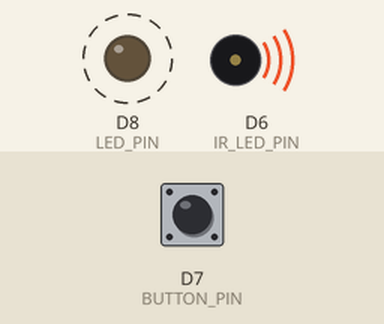
Bench run of a sketch on a simulated ESP8266 (NodeMCU). On the bench: output pins drawn as LEDs (lit = HIGH), buzzer (waves = sounding). Dashed ring = blinking. Inputs (shaded band) come from the test bench; at power-on: D7 (BUTTON_PIN) HIGH. What the sketch prints to the serial monitor is not drawn.

Above: at 5.1 s.
Timing chart, 0 to 8.6 s (numbered marks = the images above):
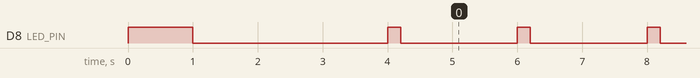

The sketch:

start.ino
```cpp
#define IR_LED_PIN  D6  // Set the pin for the IR LED

// void setup() {
//     pinMode(IR_LED_PIN, OUTPUT);
//     tone(IR_LED_PIN, 38000);  // Generate 38kHz signal
// }

// void loop() {
//     delay(1000);  // Keep running
// }


#define BUTTON_PIN  D7   // GPIO0 - Nút nhấn
#define LED_PIN     D8   // GPIO2 - Đèn LED

bool checkButtonAtStartup() {
    unsigned long startTime = millis();
    bool pressed = false;

    // Kiểm tra giữ nút 3 giây rồi thả
    while (millis() - startTime < 3000) {
        if (digitalRead(BUTTON_PIN) == LOW) { // Nút đang được nhấn
            pressed = true;
        } else if (pressed) { // Nếu đã nhấn trước đó và giờ thả ra
            return false;  // Không kiểm tra điều kiện 2 nữa
        }
        delay(1);
    }
    if(!pressed)  return false;
    digitalWrite(LED_PIN, HIGH); // Bật LEDQ
            while (digitalRead(BUTTON_PIN) == LOW)
                delay(1);
            digitalWrite(LED_PIN, LOW); // Bật LED

    // Kiểm tra nhấn 2 lần trong 2 giây
    int pressCount = 0;
    startTime = millis();
    while (millis() - startTime < 2000) {
        if (digitalRead(BUTTON_PIN) == LOW) {
            digitalWrite(LED_PIN, HIGH); // Bật LED
            while (digitalRead(BUTTON_PIN) == LOW)
                delay(100);
            delay(100);
            digitalWrite(LED_PIN, LOW); // Bật LED
            pressCount++;
        }
        delay(100);
    }

    if (pressCount == 2) return true;

    Serial.println(pressCount);
    return false;
}

bool boot_mode = false;
void setup() {
    pinMode(IR_LED_PIN, OUTPUT);
    tone(IR_LED_PIN, 38000);  // Generate 38kHz signal

    pinMode(BUTTON_PIN, INPUT_PULLUP);
    pinMode(LED_PIN, OUTPUT);
    digitalWrite(LED_PIN, HIGH);
    delay(1000);
    digitalWrite(LED_PIN, LOW);
    Serial.begin(115200);
    Serial.println("Staart");

    boot_mode = checkButtonAtStartup();
    Serial.println(boot_mode ? "TRUE" : "FALSE");
}

void loop() {
    digitalWrite(LED_PIN, HIGH);
    delay(boot_mode ? 1800 : 200);
    digitalWrite(LED_PIN, LOW);
    delay(!boot_mode ? 1800 : 200);
}
```

Measured:
- by itself, D8 (LED_PIN): repeats every 2.0 s: HIGH 0.20 s, LOW 1.8 s
